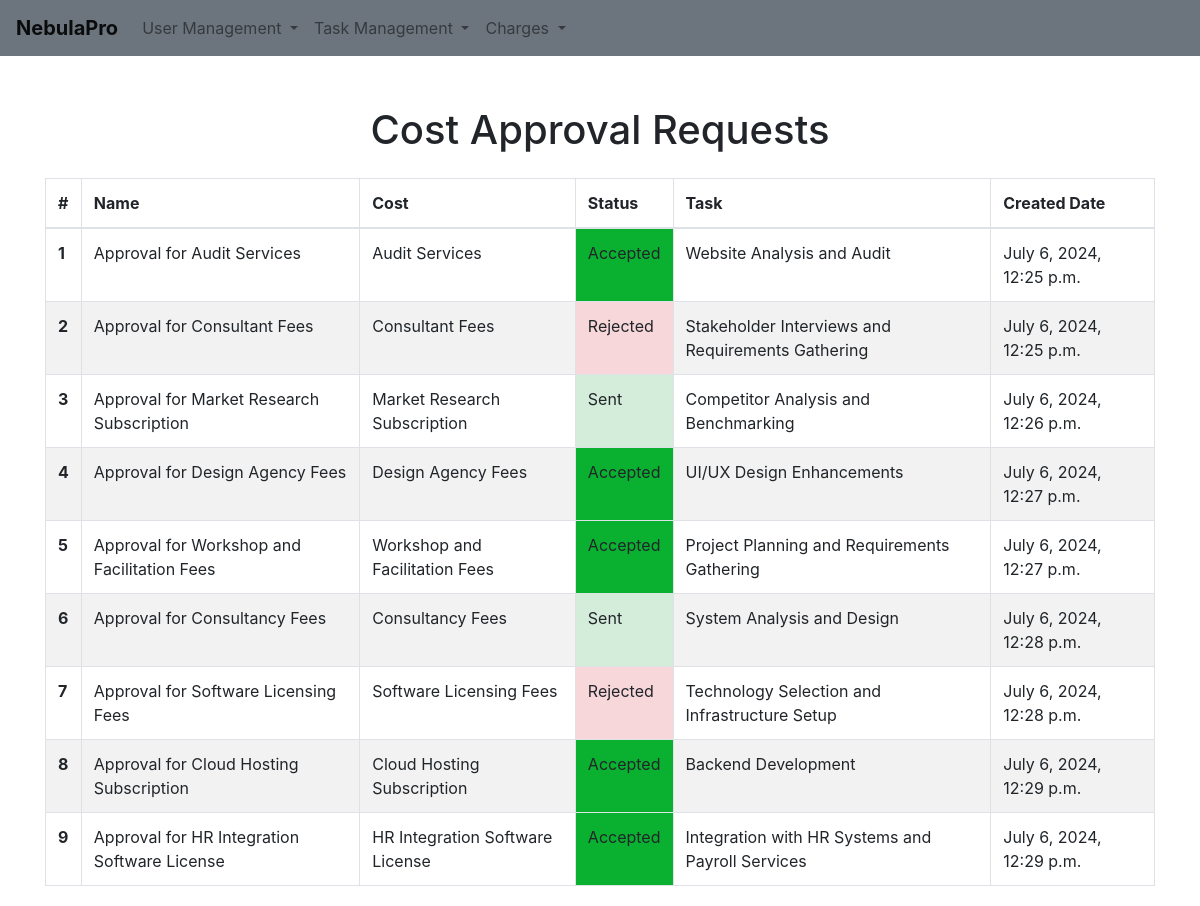
The app's page /cost-approval-requests/ with its own data.
### charges/models.py (models this page shows, shortened)
class CostApprovalRequest(models.Model):
    name = models.CharField(max_length=225)
    cost = models.ForeignKey(Cost, null = False, on_delete=models.CASCADE)
    status = models.CharField(max_length=225, choices=COST_APPROVAL_REQUEST_STATUS_CHOICES, default = 'draft')
    task = models.ForeignKey(Task, null = False, on_delete=models.CASCADE)
    created_date = models.DateTimeField(auto_now_add=True)

class Cost(models.Model):
    name = models.CharField(max_length=225)
    amount = models.DecimalField(max_digits=10, decimal_places=2)
    client = models.ForeignKey(Client, null = False, on_delete=models.CASCADE)
    task = models.ForeignKey(Task, null = False, on_delete=models.CASCADE)
    description = models.TextField()
    project = models.ForeignKey(Project, null = False, on_delete=models.CASCADE)
    status = models.CharField(max_length=225, choices=COST_STATUS_CHOICES, default = 'requested')
    created_date = models.DateTimeField(auto_now_add=True)
    def __str__(self):
        return self.name

### task_management/models.py (models this page shows)
class Task(models.Model):
    title = models.CharField(max_length=225)
    project = models.ForeignKey(Project, null = True, on_delete=models.CASCADE)
    status = models.CharField(max_length=225, choices=TASK_STATUS_CHOICES, default = 'back_log')
    reporter = models.ForeignKey(User, related_name='reported_tasks', null = True, on_delete=models.SET_NULL)
    assignee = models.ForeignKey(User, related_name='assigned_tasks', null = True, on_delete=models.SET_NULL)
    created_date = models.DateTimeField(auto_now_add=True)
    deadline_date = models.DateField()
    last_modified_date = models.DateTimeField()
    last_modified_by = models.ForeignKey(User, related_name='modified_tasks', null = True, on_delete=models.SET_NULL)
    def __str__(self):
        return self.title

### charges/views.py (the view)
# urls.py: path('cost-approval-requests/', CostApprovalRequestsView.as_view(), name='cost-approval-requests'),
class CostApprovalRequestsView(ListView):
    model = CostApprovalRequest
    template_name = 'cost_approval_requests.html'
    context_object_name = 'cost_approval_requests'

### charges/templates/cost_approval_requests.html (shortened to what this page needs)
{% extends 'base.html' %}
{% load static %}
{% block extra_css %}
<link rel="stylesheet" href="{% static 'css/cost_approval_requests.css' %}">
{% endblock %}
{% block content %}
    <div class="container table-container">
        <div class="table-responsive">
            <h1 class="text-center mb-4">Cost Approval Requests</h1>
            <table class="table table-bordered table-striped">
                <thead>
                    <tr>
                        <th scope="col">#</th>
                        <th scope="col">Name</th>
                        <th scope="col">Cost</th>
                        <th scope="col">Status</th>
                        <th scope="col">Task</th>
                        <th scope="col">Created Date</th>
                    </tr>
                </thead>
                <tbody>
                    {% for request in cost_approval_requests %}
                    <tr class="{% cycle 'table-striped-row-grey' 'table-striped-row-white' %}">
                        <th scope="row">{{ forloop.counter }}</th>
                        <td>{{ request.name }}</td>
                        <td>{{ request.cost }}</td>
                        <td id = "status-{{ request.status }}">{{ request.get_status_display }}</td>
                        <td >{{ request.task }}</td>
                        <td>{{ request.created_date }}</td>
                    </tr>
                    {% endfor %}
                </tbody>
            </table>
        </div>
    </div>
{% endblock %}

### static/css/cost_approval_requests.css (style rules this page uses)
.table th, .table td { padding: 12px; }
.table-container { display: flex; justify-content: center; align-items: flex-start; height: 100vh; margin-top: 50px; }
.table-bordered tbody tr:nth-of-type(even) { background-color: #f2f2f2; }
.table-bordered tbody tr:nth-of-type(odd) { background-color: white; }
#status-sent { background-color: #d4edda; }
#status-accepted { background-color: #0ab131; }
#status-rejected { background-color: #f8d7da; }

### records on screen
CostApprovalRequest: name "Approval for Audit Services", cost "Audit Services", status "Accepted", task "Website Analysis and Audit", created_date "July 6, 2024, 12:25 p.m."
CostApprovalRequest: name "Approval for Consultant Fees", cost "Consultant Fees", status "Rejected", task "Stakeholder Interviews and Requirements Gathering", created_date "July 6, 2024, 12:25 p.m."
CostApprovalRequest: name "Approval for Market Research Subscription", cost "Market Research Subscription", status "Sent", task "Competitor Analysis and Benchmarking", created_date "July 6, 2024, 12:26 p.m."
CostApprovalRequest: name "Approval for Design Agency Fees", cost "Design Agency Fees", status "Accepted", task "UI/UX Design Enhancements", created_date "July 6, 2024, 12:27 p.m."
CostApprovalRequest: name "Approval for Workshop and Facilitation Fees", cost "Workshop and Facilitation Fees", status "Accepted", task "Project Planning and Requirements Gathering", created_date "July 6, 2024, 12:27 p.m."
CostApprovalRequest: name "Approval for Consultancy Fees", cost "Consultancy Fees", status "Sent", task "System Analysis and Design", created_date "July 6, 2024, 12:28 p.m."
CostApprovalRequest: name "Approval for Software Licensing Fees", cost "Software Licensing Fees", status "Rejected", task "Technology Selection and Infrastructure Setup", created_date "July 6, 2024, 12:28 p.m."
CostApprovalRequest: name "Approval for Cloud Hosting Subscription", cost "Cloud Hosting Subscription", status "Accepted", task "Backend Development", created_date "July 6, 2024, 12:29 p.m."
CostApprovalRequest: name "Approval for HR Integration Software License", cost "HR Integration Software License", status "Accepted", task "Integration with HR Systems and Payroll Services", created_date "July 6, 2024, 12:29 p.m."
